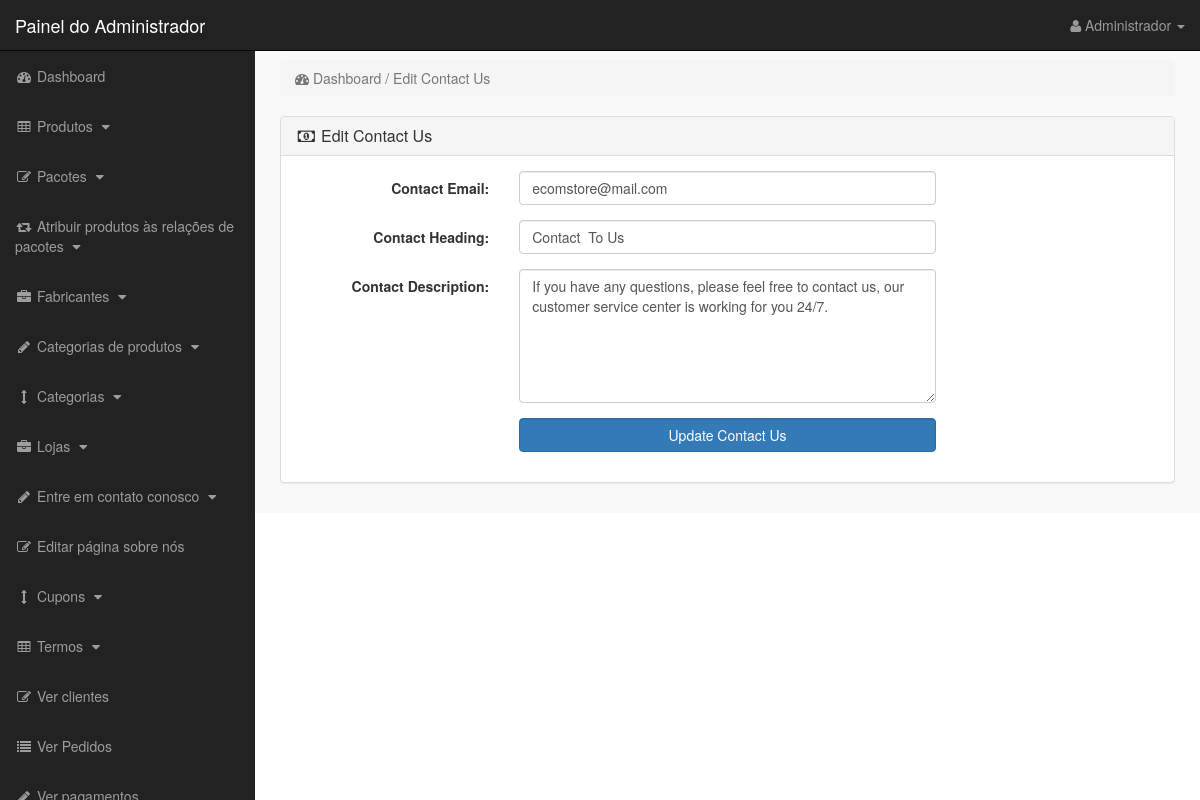
Screenshot of /admin_area/index.php?edit_contact_us (signed in) with the database file from the repository.
### tables this page shows
CREATE TABLE `contact_us` (
  `contact_id` int(10) NOT NULL,
  `contact_email` text NOT NULL,
  `contact_heading` text NOT NULL,
  `contact_desc` text NOT NULL
);

### admin_area/edit_contact_us.php (the view, shortened to what this page needs)
<?php
if(!isset($_SESSION['admin_email'])){
echo "<script>window.open('login.php','_self')</script>";
}
else {
?>
<?php
$get_conatct_us = "select * from contact_us";
$run_contact_us = mysqli_query($con,$get_conatct_us);
$row_contact_us = mysqli_fetch_array($run_contact_us);
$contact_email = $row_contact_us['contact_email'];
$contact_heading = $row_contact_us['contact_heading'];
$contact_desc = $row_contact_us['contact_desc'];
?>
<div class="row" >
<div class="col-lg-12" >
<ol class="breadcrumb">
<li class="active">
<i class="fa fa-dashboard" ></i> Dashboard / Edit Contact Us
</li>
</ol>
</div>
</div>
<div class="row">
<div class="col-lg-12">
<div class="panel panel-default">
<div class="panel-heading">
<h3 class="panel-title">
<i class="fa fa-money fa-fw"></i> Edit Contact Us
</h3>
</div>
<div class="panel-body">
<form class="form-horizontal" action="" method="post">
<div class="form-group">
<label class="col-md-3 control-label"> Contact Email: </label>
<div class="col-md-6">
<input type="text" name="contact_email" class="form-control" value="<?php echo $contact_email; ?>">
</div>
</div>
<div class="form-group">
<label class="col-md-3 control-label"> Contact Heading: </label>
<div class="col-md-6">
<input type="text" name="contact_heading" class="form-control" value="<?php echo $contact_heading; ?>">
</div>
</div>
<div class="form-group">
<label class="col-md-3 control-label"> Contact Description: </label>
<div class="col-md-6">
<textarea name="contact_desc" class="form-control" rows="6" cols="19">
<?php echo $contact_desc; ?>
</textarea>
</div>
</div>
<div class="form-group">
<label class="col-md-3 control-label"> </label>
<div class="col-md-6">
<input type="submit" name="submit" class="btn btn-primary form-control" value=" Update Contact Us ">
</div>
</div>
</form>
</div>
</div>
</div>
</div>
<?php } ?>

### admin_area/includes/sidebar.php (shortened to what this page needs)
<?php
if(!isset($_SESSION['admin_email'])){
echo "<script>window.open('login.php','_self')</script>";
}
else {
?>
<nav class="navbar navbar-inverse navbar-fixed-top" >
<div class="navbar-header" >
<a class="navbar-brand" href="index.php?dashboard" >Painel do Administrador</a>
</div>
<ul class="nav navbar-right top-nav" >
<li class="dropdown" >
<a href="#" class="dropdown-toggle" data-toggle="dropdown" >
<i class="fa fa-user" ></i>
<?php echo $admin_name; ?> <b class="caret" ></b>
</a>
</li>
</ul>
<div class="collapse navbar-collapse navbar-ex1-collapse">
<ul class="nav navbar-nav side-nav">
<li>
<a href="index.php?dashboard">
<i class="fa fa-fw fa-dashboard"></i> Dashboard
</a>
</li>
<li>
<a href="#" data-toggle="collapse" data-target="#products">
<i class="fa fa-fw fa-table"></i> Produtos
<i class="fa fa-fw fa-caret-down"></i>
</a>
</li>
<li>
<a href="#" data-toggle="collapse" data-target="#bundles">
<i class="fa fa-fw fa-edit"></i> Pacotes
<i class="fa fa-fw fa-caret-down"></i>
</a>
</li>
<li>
<a href="#" data-toggle="collapse" data-target="#relations">
<i class="fa fa-fw fa-retweet"></i> Atribuir produtos às relações de pacotes
<i class="fa fa-fw fa-caret-down"></i>
</a>
</li>
<li>
<a href="#" data-toggle="collapse" data-target="#manufacturers">
<i class="fa fa-fw fa-briefcase"></i> Fabricantes
<i class="fa fa-fw fa-caret-down"></i>
</a>
</li>
<li>
<a href="#" data-toggle="collapse" data-target="#p_cat">
<i class="fa fa-fw fa-pencil"></i> Categorias de produtos
<i class="fa fa-fw fa-caret-down"></i>
</a>
</li>
<li>
<a href="#" data-toggle="collapse" data-target="#cat">
<i class="fa fa-fw fa-arrows-v"></i> Categorias
<i class="fa fa-fw fa-caret-down"></i>
</a>
</li>
<li>
<a href="#" data-toggle="collapse" data-target="#store">
<i class="fa fa-fw fa-briefcase"></i> Lojas
<i class="fa fa-fw fa-caret-down"></i>
</a>
</li>
<li>
<a href="#" data-toggle="collapse" data-target="#contact_us">
<i class="fa fa-fw fa-pencil"> </i> Entre em contato conosco
<i class="fa fa-fw fa-caret-down"></i>
</a>
</li>
<li>
<a href="index.php?edit_about_us">
<i class="fa fa-fw fa-edit"></i> Editar página sobre nós
</a>
</li>
<li>
<a href="#" data-toggle="collapse" data-target="#coupons">
<i class="fa fa-fw fa-arrows-v"></i> Cupons
<i class="fa fa-fw fa-caret-down"></i>
</a>
</li>
<li>
<a href="#" data-toggle="collapse" data-target="#terms" >
<i class="fa fa-fw fa-table"></i> Termos
<i class="fa fa-fw fa-caret-down"></i>
</a>
</li>
<li>
<a href="index.php?view_customers">
<i class="fa fa-fw fa-edit"></i> Ver clientes
</a>
</li>
<li>
<a href="index.php?view_orders">
<i class="fa fa-fw fa-list"></i> Ver Pedidos
</a>
</li>
<li>
<a href="index.php?view_payments">
<i class="fa fa-fw fa-pencil"></i> Ver pagamentos
</a>
</li>
</ul>
</div>
</nav>
<?php } ?>

### admin_area/css/style.css (style rules this page uses)
body { margin-top:100px; }
@media (min-width: 768px) { body { margin-top:50px; } }
.top-nav { padding:0 15px; }
.top-nav>li { display:inline-block; float:left; }
.top-nav>li>a { padding-top:15px; padding-bottom:15px; line-height:20px; color:#999; }
@media (min-width: 768px) { .side-nav { position:fixed; top:51px; width:255px; border-radius:0; overflow-y:auto; background-color: #222; bottom:0; overflow-x:hidden; padding-bottom:40px; } }
@media (min-width: 768px) { .side-nav>li>a { width:255px; } }
.panel-body { border-radius:5px; }

### rows the page displays
contact_us: contact_email "ecomstore@mail.com", contact_heading "Contact To Us", contact_desc "If you have any questions, please feel free to contact us, our customer service center is working for you 24/7."

### other values shown
$admin_name "Administrador"
